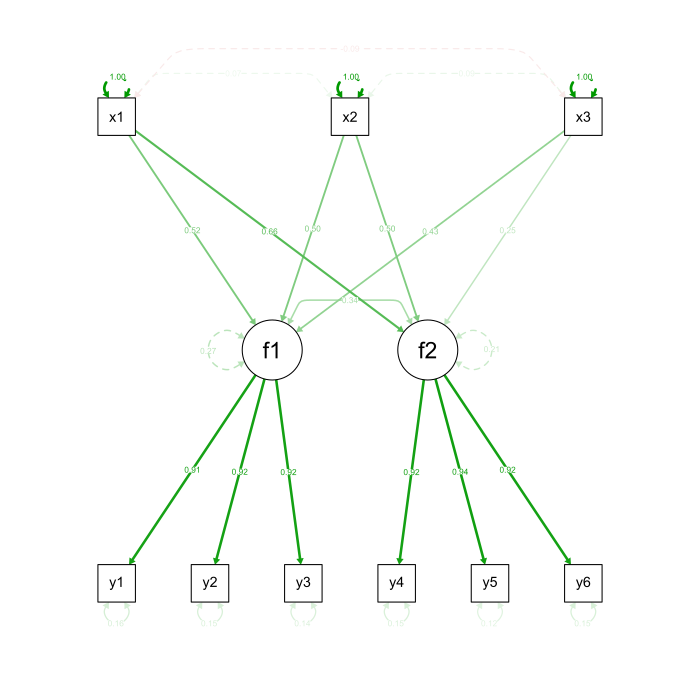

Write the R code that produced this figure.
# TODO: Add comment
# 
# Author: pacha
###############################################################################


library("lavaan")
library("semPlot")

# Example 5.8 from mplus user guide:
Data <- read.table("http://www.statmodel.com/usersguide/chap5/ex5.8.dat")
names(Data) <- c(paste("y", 1:6, sep = ""), paste("x", 1:3, sep = ""))

# Model:
model.Lavaan <- "f1 =~ y1 + y2 + y3\nf2 =~ y4 + y5 + y6\nf1 + f2 ~ x1 + x2 + x3 "

# Run Lavaan:
library("lavaan")
fit <- lavaan:::cfa(model.Lavaan, data = Data, std.lv = TRUE)

# Plot path diagram:
semPaths(fit, "std", edge.label.cex = 0.5, curvePivot = TRUE)
